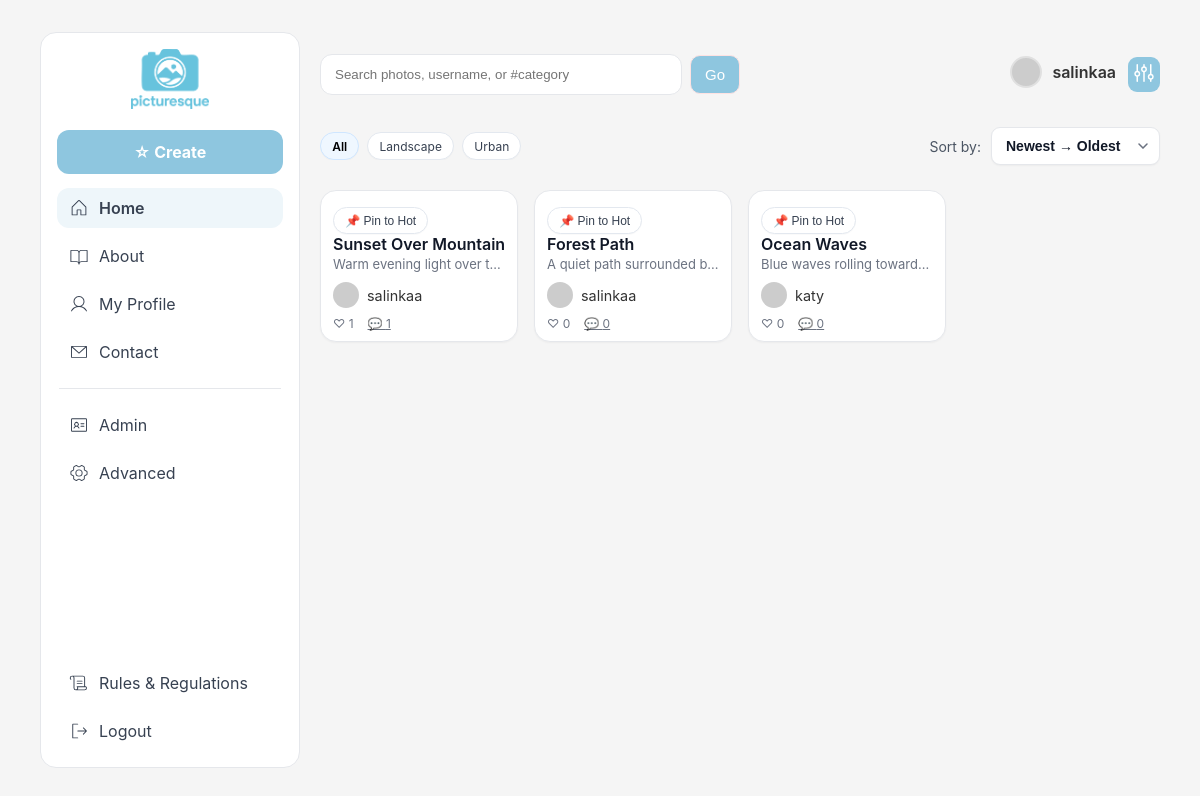
The page /index.php (signed in) on the database its author committed.
### tables this page shows
CREATE TABLE profiles (
    profile_id          BIGINT UNSIGNED NOT NULL AUTO_INCREMENT PRIMARY KEY,
    login_email         VARCHAR(190) NOT NULL UNIQUE,
    password_hash       VARCHAR(255) NULL,
    display_name        VARCHAR(100) NOT NULL,
    username            VARCHAR(60) UNIQUE,
    profile_info        TEXT NULL,
    profile_bio         TEXT NULL,
    avatar_photo        VARCHAR(255) NULL,
    cover_photo         VARCHAR(255) NULL,
    email               VARCHAR(190) UNIQUE,
    role                ENUM('user','admin') NOT NULL DEFAULT 'user',
    status              ENUM('active','blocked','banned') NOT NULL DEFAULT 'active',
    created_at          TIMESTAMP NOT NULL DEFAULT CURRENT_TIMESTAMP,
    updated_at          TIMESTAMP NOT NULL DEFAULT CURRENT_TIMESTAMP ON UPDATE CURRENT_TIMESTAMP
);

CREATE TABLE categories (
    category_id         INT UNSIGNED NOT NULL AUTO_INCREMENT PRIMARY KEY,
    category_name       VARCHAR(100) NOT NULL UNIQUE,
    slug                VARCHAR(40) NOT NULL UNIQUE,
    active              TINYINT(1) NOT NULL DEFAULT '1'
);

CREATE TABLE pictures (
    picture_id          BIGINT UNSIGNED NOT NULL AUTO_INCREMENT PRIMARY KEY,
    profile_id          BIGINT UNSIGNED NOT NULL, 
    picture_title       VARCHAR(150) NOT NULL,
    picture_description TEXT NULL,
    picture_url         VARCHAR(255) NOT NULL,
    category_id         INT UNSIGNED NULL, 
    likes_count         INT UNSIGNED NOT NULL DEFAULT '0',
    visibility          ENUM('public','hidden') NOT NULL DEFAULT 'public',
    created_at          TIMESTAMP NOT NULL DEFAULT CURRENT_TIMESTAMP,
    updated_at          TIMESTAMP NOT NULL DEFAULT CURRENT_TIMESTAMP ON UPDATE CURRENT_TIMESTAMP,

    FOREIGN KEY (profile_id) REFERENCES profiles (profile_id),
    FOREIGN KEY (category_id) REFERENCES categories (category_id)
);

### includes/repositories/base_repository.php (called while the page is built, shortened)
<?php
require_once __DIR__ . '/../core/db_class.php';
abstract class BaseRepository
{
    public function __construct()
    {
        $this->db = DB::get();
    }
}

### includes/core/db_class.php (called while the page is built, shortened)
<?php
class DB {
    private static ?mysqli $db = null;
    public static function get(): mysqli {
        if (!self::$db) {
            $cfgFile = __DIR__ . '/env.php';
            if (!file_exists($cfgFile)) {
                $cfgFile = __DIR__ . '/env_sample.php';
            }
            $cfg = require $cfgFile;
            self::$db = new mysqli(
                $cfg['host'] ?? 'localhost',
                $cfg['user'] ?? '',
                $cfg['pass'] ?? '',
                $cfg['name'] ?? '',
                $cfg['port'] ?? 3306
            );
            self::$db->set_charset('utf8mb4');
        }
        return self::$db;
    }
}

### includes/core/env_sample.php (called while the page is built)
<?php
return [
  'host' => 'mysql14.unoeuro.com',
  'user' => 'picturesque_dk',
  'pass' => 'hey',
  'name' => 'picturesque_dk_db_picturesque_new',
  'port' => 3306,
];

### includes/repositories/profile_repository.php (called while the page is built, shortened)
<?php
require_once __DIR__ . '/../core/db_class.php';
require_once __DIR__ . '/base_repository.php';
class ProfileRepository extends BaseRepository
{
    public function getHeader(int $id): array
    {
        $sql = '
            SELECT display_name, avatar_photo, role
            FROM profiles
            WHERE profile_id = ?
        ';
        $stmt = $this->db->prepare($sql);
        $stmt->bind_param('i', $id);
        $stmt->execute();
        $row = $stmt->get_result()->fetch_assoc() ?: [];
        return $row;
    }
}

### includes/core/auth_class.php (called while the page is built, shortened)
<?php
require_once __DIR__ . '/db_class.php';
class Auth {
    public static function requireUserOrRedirect(string $redirect): int {
        return (int)$_SESSION['profile_id'];
    }
}

### includes/repositories/categories_repository.php (called while the page is built, shortened)
<?php
require_once __DIR__ . '/../core/db_class.php';
require_once __DIR__ . '/base_repository.php';
class CategoriesRepository extends BaseRepository
{
    public function listActive(): array
    {
        $res = $this->db->query("
            SELECT category_id,
                   category_name AS name,
                   slug
            FROM categories
            WHERE active = 1
            ORDER BY category_name
        ");
        return $res->fetch_all(MYSQLI_ASSOC);
    }
}

### includes/repositories/picture_repository.php (called while the page is built, shortened)
<?php
require_once __DIR__ . '/../core/db_class.php';
require_once __DIR__ . '/base_repository.php';
class PictureRepository extends BaseRepository
{
    public function feed(
        int $viewerId,
        ?string $q = null,
        ?string $catSlug = null,
        string $sort = 'new'
    ): array {
        $orderBy = ($sort === 'old') ? 'p.created_at ASC' : 'p.created_at DESC';
        $sql = "
      SELECT
        p.picture_id          AS pic_id,
        p.profile_id          AS author_id,
        p.picture_title       AS pic_title,
        p.picture_description AS pic_desc,
        p.picture_url         AS pic_url,
        p.created_at          AS pic_created_at,
        pr.display_name       AS author_display_name,
        pr.avatar_photo       AS author_avatar,
        COALESCE(l.cnt, 0)    AS like_count,
        COALESCE(c.cnt, 0)    AS comment_count,
        CASE WHEN ml.like_id IS NULL THEN 0 ELSE 1 END AS liked_by_me,
        cg.category_name      AS category_name,
        cg.slug               AS category_slug
      FROM pictures p
      JOIN profiles pr ON pr.profile_id = p.profile_id
      LEFT JOIN (SELECT picture_id, COUNT(*) cnt FROM likes    GROUP BY picture_id) l  ON l.picture_id = p.picture_id
      LEFT JOIN (SELECT picture_id, COUNT(*) cnt FROM comments GROUP BY picture_id) c  ON c.picture_id = p.picture_id
      LEFT JOIN likes ml ON ml.picture_id = p.picture_id AND ml.profile_id = ?
      LEFT JOIN categories cg ON cg.category_id = p.category_id
      WHERE 1=1
    ";
        $types  = 'i';
        $params = [$viewerId];
        $sql .= " ORDER BY $orderBy";
        $st = DB::get()->prepare($sql);
        $st->bind_param($types, ...$params);
        $st->execute();
        $rows = $st->get_result()->fetch_all(MYSQLI_ASSOC);
        return $rows;
    }
}

### includes/repositories/featured_repository.php (called while the page is built, shortened)
<?php
require_once __DIR__ . '/../core/db_class.php';
require_once __DIR__ . '/base_repository.php';
class FeaturedRepository extends BaseRepository
{
    private function mondayOfWeek(?DateTime $d = null): string
    {
        $d ??= new DateTime('today');
        $d->modify('monday this week');
        return $d->format('Y-m-d');
    }
    public function listForWeek(?DateTime $d = null): array
    {
        $week = $this->mondayOfWeek($d);
        $sql = "
            SELECT
              p.picture_id     AS pic_id,
              p.picture_title  AS pic_title,
              p.picture_url    AS pic_url
            FROM featured_pictures f
            JOIN pictures p ON p.picture_id = f.picture_id
            WHERE f.week_start = ?
            ORDER BY f.id ASC
            LIMIT 10
        ";
        try {
            $st = $this->db->prepare($sql);
        } catch (\mysqli_sql_exception $e) {
            return [];
        }
        $st->bind_param('s', $week);
        $st->execute();
        $rows = $st->get_result()->fetch_all(MYSQLI_ASSOC);
        return $rows;
    }
}

### includes/core/helpers.php (called while the page is built, shortened)
<?php
function truncate_text(string $text, int $limit = 80): string {
    $text = trim($text);
    if (mb_strlen($text) <= $limit) {
        return $text;
    }
    return mb_substr($text, 0, $limit - 1) . '…';
}

### index.php (the view, shortened to what this page needs)
<?php
require_once __DIR__ . '/includes/views/topbar.php';
require_once __DIR__ . '/includes/views/sidebar.php';
$me = Auth::requireUserOrRedirect('./home_guest.php');
$profiles = new ProfileRepository();
$meRow    = $profiles->getHeader($me);
$isAdmin  = strtolower(trim($meRow['role'] ?? '')) === 'admin';
$q    = trim($_GET['q'] ?? '');
$cat  = trim($_GET['cat'] ?? '');
$sort = $_GET['sort'] ?? 'new';
$catsRepo = new CategoriesRepository();
$cats     = $catsRepo->listActive();
$picturesRepo = new PictureRepository();
$pictures     = $picturesRepo->feed($me, $q, $cat, $sort);
$featuredRepo = new FeaturedRepository();
$hot          = $featuredRepo->listForWeek();
$hotIds       = array_column($hot, 'pic_id');
$hotIdsSet    = array_fill_keys($hotIds, true);
$hotCount     = count($hotIds);
?>
<!doctype html>
<html lang="en">
<head>
  <?php $cssPath = __DIR__ . '/public/css/main.css';
  $ver = file_exists($cssPath) ? filemtime($cssPath) : time(); ?>
  <link rel="stylesheet" href="./public/css/main.css?v=<?= $ver ?>">
</head>
<body>
  <div class="layout">
    <main class="content">
      <div class="content-top">
        <form method="get" action="index.php" class="search-wrap">
          <input class="search" name="q" list="search-suggest" value="<?= htmlspecialchars($q) ?>"
            placeholder="Search photos, username, or #category">
          <button class="btn-primary search-btn" type="submit">Go</button>
        </form>
        <div class="top-actions">
          <div class="user-settings">
            <?php render_topbar_userbox($meRow); ?>
            <button class="user-menu-toggle" id="userMenuToggle" aria-label="Display settings" aria-expanded="false">
            </button>
          </div>
        </div>
      </div>
      <div class="controls-row">
        <div class="pills-wrapper">
          <div class="pills" id="catPills">
            <?php
            $qs = function (array $params) {
              return http_build_query(array_filter($params, fn($v) => $v !== '' && $v !== null));
            };
            ?>
            <a class="pill<?= $cat === '' ? ' is-selected' : '' ?>"
              href="index.php?<?= $qs(['q' => $q, 'sort' => $sort]) ?>">All</a>
            <?php foreach ($cats as $c): ?>
              <?php $href = 'index.php?' . $qs(['cat' => $c['slug'], 'q' => $q, 'sort' => $sort]); ?>
              <a class="pill<?= $cat === $c['slug'] ? ' is-selected' : '' ?>" href="<?= $href ?>">
                <?= htmlspecialchars($c['name']) ?>
              </a>
            <?php endforeach; ?>
          </div>
        </div>
        <form class="filter-form" method="get" action="index.php">
          <label for="sort" class="filter-label">Sort by:</label>
          <div class="filter-select-wrap">
            <select name="sort" id="sort" class="filter-select" onchange="this.form.submit()">
              <option value="new" <?= $sort === 'new' ? 'selected' : '' ?>>Newest → Oldest</option>
            </select>
          </div>
        </form>
      </div>
      <section class="feed">
        <?php foreach ($pictures as $p): ?>
          <?php
          $picId        = (int)$p['pic_id'];
          $authorId     = isset($p['author_id']) ? (int)$p['author_id'] : ((int)($p['profile_id'] ?? 0));
          $authorName   = $p['author_display_name'] ?? $p['display_name'] ?? 'Unknown';
          $rawAvatar    = $p['author_avatar'] ?? $p['avatar_photo'] ?? '';
          $authorAvatar = $rawAvatar ? img_from_db($rawAvatar) : 'https://placehold.co/26x26?text=%20';
          ?>
          <article class="card" id="pic-<?= $picId ?>">
            <div class="card-body">
              <?php if ($isAdmin):
                $isHot = isset($hotIdsSet[$p['pic_id']]);
                $disablePin = (!$isHot && $hotCount >= 10);
              ?>
                <form method="post" action="./actions/admin/toggle_feature.php" style="display:inline">
                  <?php if ($isHot): ?>
                    <input type="hidden" name="mode" value="unpin">
                    <button type="submit" class="pill" style="margin-top:6px;">🔥 Unpin</button>
                  <?php else: ?>
                    <button type="submit" class="pill" style="margin-top:6px;" <?= $disablePin ? 'disabled' : '' ?>>
                      📌 Pin to Hot
                    </button>
                  <?php endif; ?>
                </form>
              <?php endif; ?>
              <div class="card-title">
                <a class="card-title-link" href="picture.php?id=<?= $picId ?>">
                  <?= htmlspecialchars(truncate_text($p['pic_title'] ?? '', 60)) ?>
                </a>
              </div>
              <?php if (!empty($p['pic_desc'])): ?>
                <div class="card-desc">
                  <?= htmlspecialchars(truncate_text($p['pic_desc'] ?? '', 140)) ?>
                </div>
              <?php endif; ?>
              <div class="author-row">
                <?php if ($authorId > 0): ?>
                  <a class="author-link" href="profile.php?id=<?= $authorId ?>">
                    <img class="author-avatar" src="<?= $authorAvatar ?>" alt="avatar of <?= htmlspecialchars($authorName) ?>">
                    <span class="author-name"><?= htmlspecialchars($authorName) ?></span>
                  </a>
                <?php endif; ?>
              </div>
              <div class="meta">
                <span class="counts">
                  <form method="post" action="./actions/user/toggle_like.php" style="display:inline">
                    <button type="submit" class="iconbtn">
                      <?= ((int)$p['liked_by_me'] === 1) ? '❤' : '♡' ?> <?= (int)$p['like_count'] ?>
                    </button>
                  </form>
                  <a class="muted" href="picture.php?id=<?= (int)$p['pic_id'] ?>">💬 <?= (int)$p['comment_count'] ?></a>
                </span>
              </div>
            </div>
          </article>
        <?php endforeach; ?>
      </section>
    </main>
  </div>
</body>
</html>

### includes/views/topbar.php
<?php
function render_topbar_userbox(array $meRow): void {
  $name = htmlspecialchars($meRow['display_name'] ?? 'You');
  $avatar = !empty($meRow['avatar_photo'])
    ? img_from_db($meRow['avatar_photo'])
    : 'https://placehold.co/28x28?text=%20';
  echo '
  <div class="topbar-userbox">
    <a href="./profile.php" class="userbox" title="Go to my profile">
      <span class="avatar" style="background-image:url(\'' . $avatar . '\');"></span>
      <span class="userbox-name">' . $name . '</span>
    </a>
  </div>';
}

### rows shown on the page
profiles: display_name "salinkaa"
categories: category_name "Landscape"
categories: category_name "Urban"
pictures: shows "📌 Pin to Hot", picture_title "Sunset Over…", picture_description "Warm evening light over…", profile.display_name "salinkaa", like_count "1", comment_count "1"
pictures: shows "📌 Pin to Hot", picture_title "Forest Path", picture_description "A quiet path surrounded…", profile.display_name "salinkaa", like_count "0", comment_count "0"
pictures: shows "📌 Pin to Hot", picture_title "Ocean Waves", picture_description "Blue waves rolling…", profile.display_name "katy", like_count "0", comment_count "0"

### other values the page prints
$label "Home About My Profile Contact Admin Advanced Rules & Regulations Logout"
